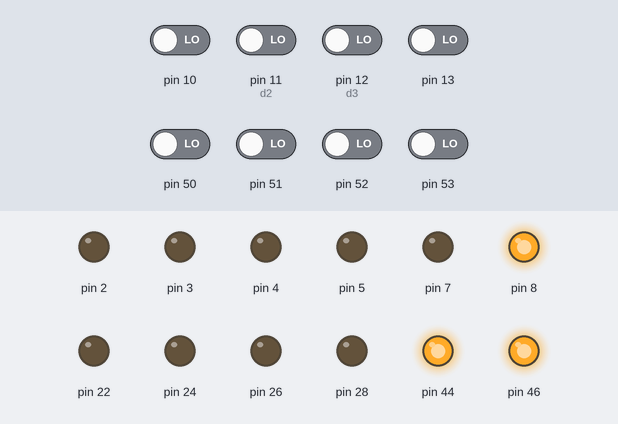
A sketch run on a simulated Arduino Mega 2560, built with avr-gcc and run on an emulated ATmega2560. On the bench: output pins drawn as LEDs (lit = HIGH). The inputs (shaded band) are chosen by the test bench; at power-on: pin 10, pin 11 (d2), pin 12 (d3), pin 13, pin 50–53 LOW. Pins used as bus, display or sensor lines are not drawn.

Above: at 1.2 s.
1.3 s: pin 11 (d2) driven HIGH
At 2.1 s:
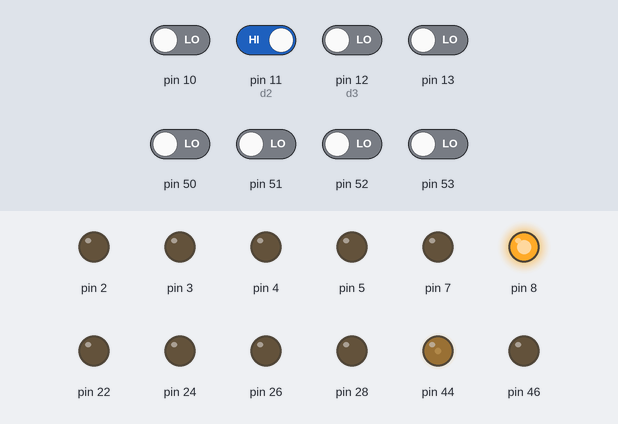
2.8 s: pin 12 (d3) driven HIGH
At 3.9 s:
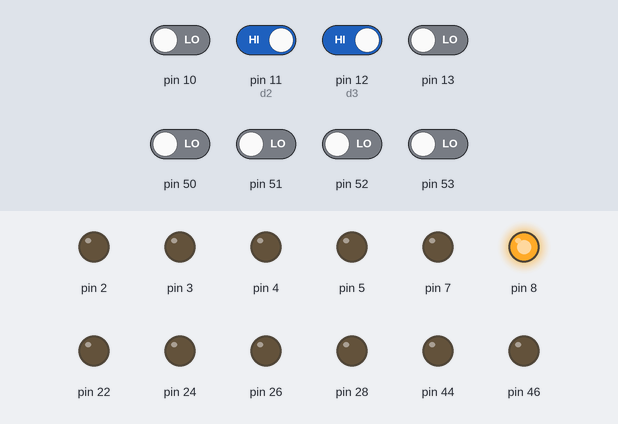
4.3 s: pin 11 (d2) driven LOW
At 5.5 s:
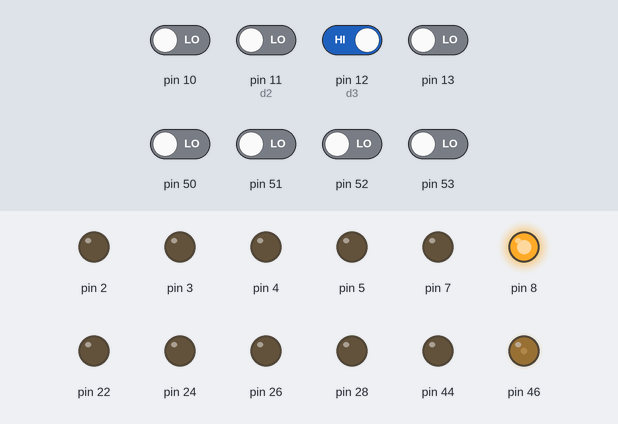
5.8 s: pin 12 (d3) driven LOW
At 6.2 s:
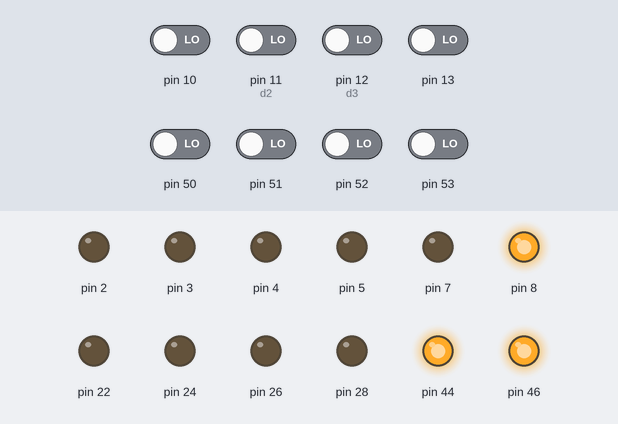
Timing chart, 0 to 8.3 s (numbered marks = the images above; inputs shaded):
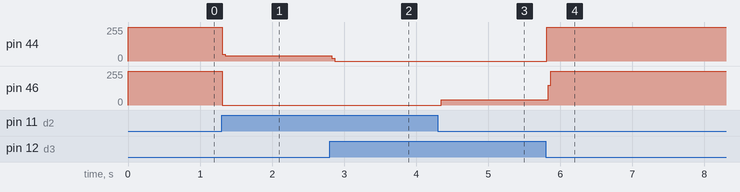

Measured:
- after the input at 1.3 s, pin 44: 255/255 → 40/255 at once; pin 46: 255/255 → 0/255 at once
- after the input at 2.8 s, pin 44: 40/255 → 0/255 at once
- after the input at 4.3 s, pin 46: 0/255 → 39/255 after 0.05 s
- after the input at 5.8 s, pin 44: 0/255 → 255/255 at once; pin 46: 39/255 → 255/255 at once

The sketch:

mon1.ino
```cpp
#include "monocon_chuugoku.h"

Di sw1(d3), sw2(d2);

void loop() {
	if (!sw1 && !sw2) dm.br();
	else if (!sw1) dm.ccw(50);
	else if (!sw2) dm.cw(50);
	else dm.fr();
}
```

Source omitted: monocon_chuugoku.h (40004 bytes)
